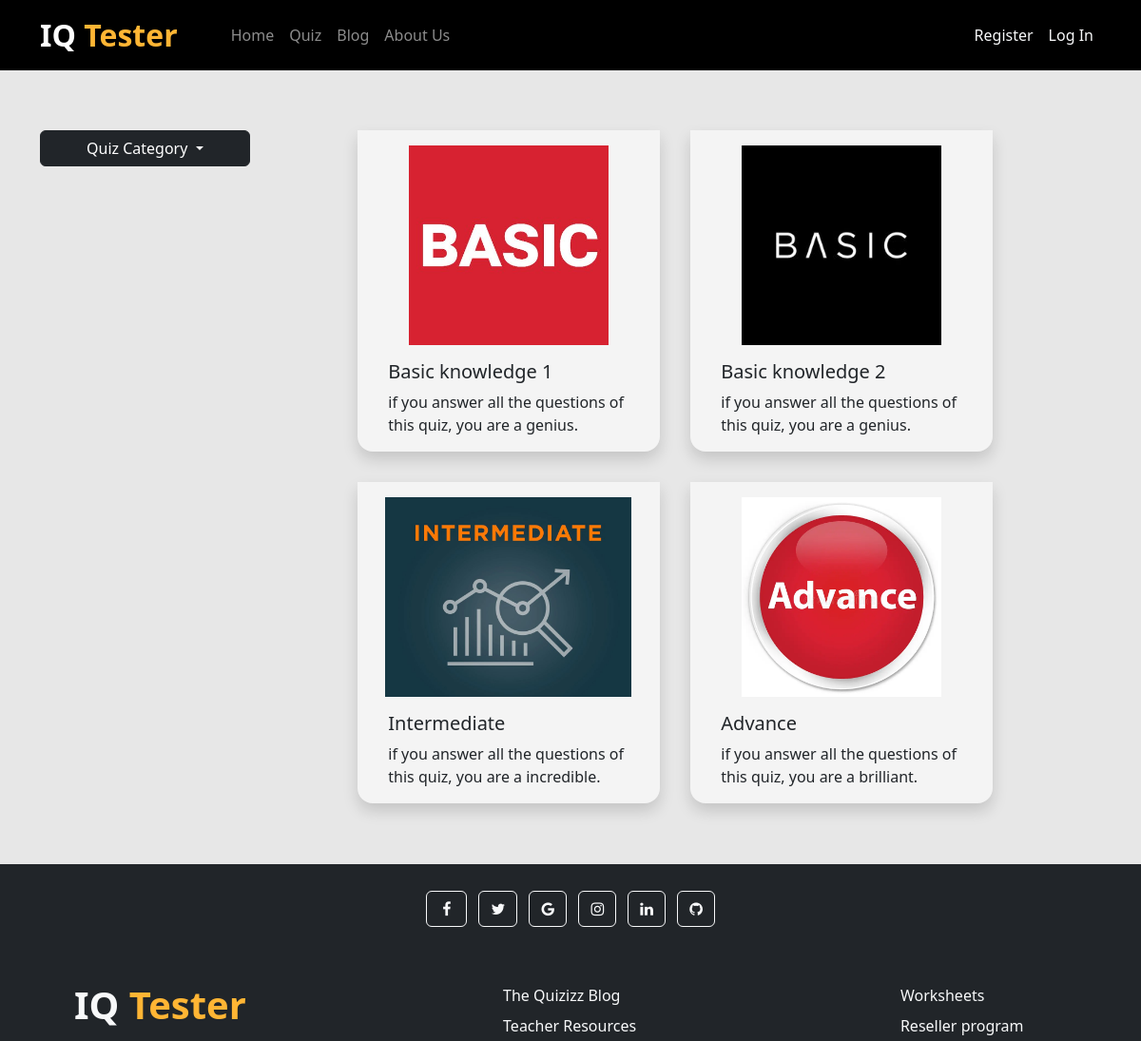
/quizes/ (upper part), run on an earlier commit of the app's database.
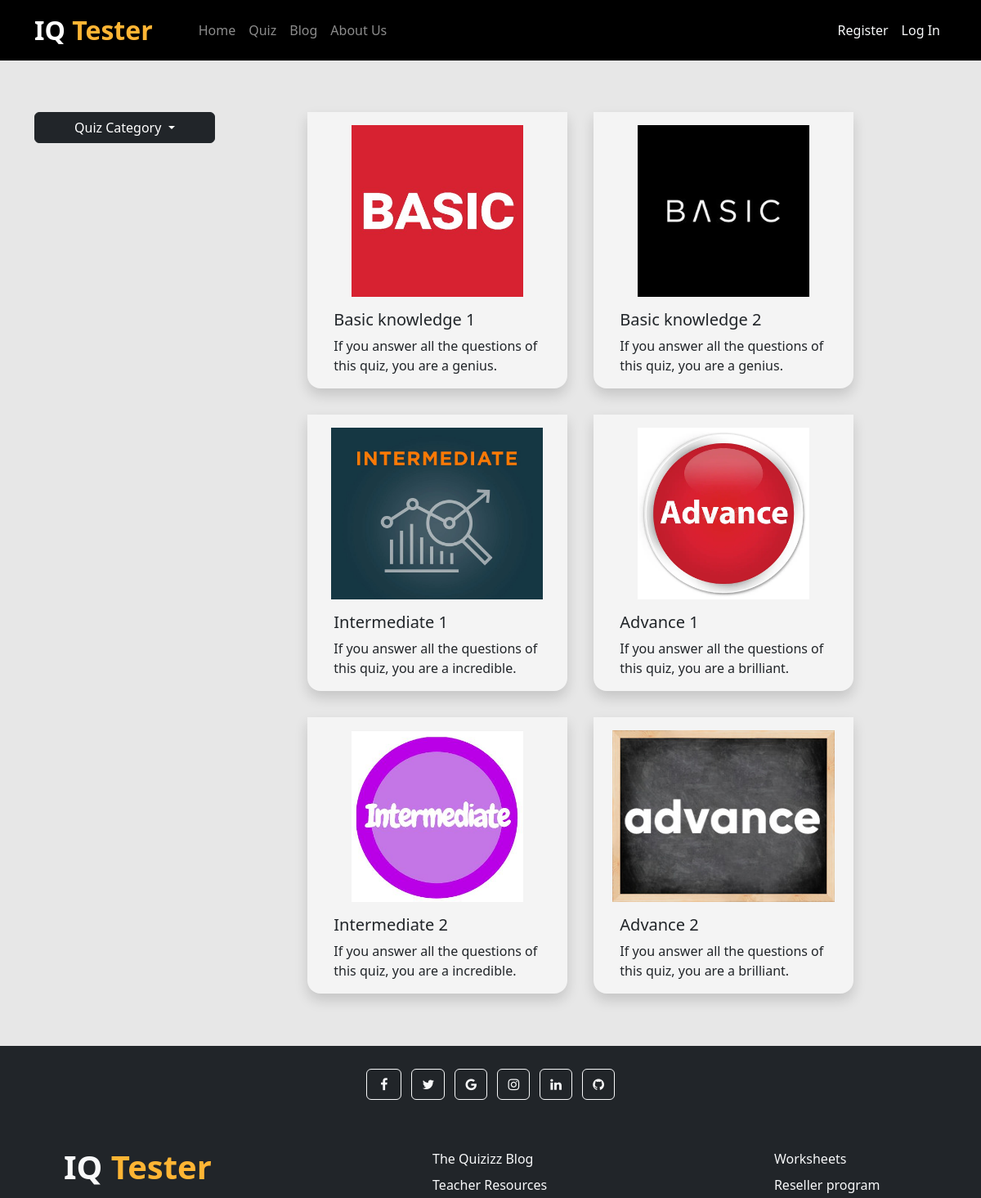
And on a later commit of the database.
### quiz/models.py (models this page shows, shortened)
class Quiz(models.Model):
    title = models.CharField(max_length=100)
    description = models.TextField()
    image = models.ImageField(upload_to='quiz/media/images/', blank=True, null=True)
    category = models.ManyToManyField(Category)
    has_time_limit = models.BooleanField(default=False)
    time_limit_minutes = models.PositiveIntegerField(blank=True, null=True)
    created_at = models.DateTimeField(auto_now_add=True)

### core/views.py (the view)
# urls.py: path('quizes/', quizes, name='quizes'),
def quizes(req, category_slug = None) :
    data = Quiz.objects.all()
    if category_slug is not None :
        cate = Category.objects.get(slug=category_slug)
        data = Quiz.objects.filter(category=cate)
    category = Category.objects.all()
    return render(req, 'quizes.html', {'data' : data, 'category' : category})

### core/templates/quizes.html (shortened to what this page needs)
{% extends "base.html" %}
{% block content %}
<section class="container mt-5">
    <div class="d-lg-flex d-sm-block">
        <div class="dropdown mt-3">
            <button class="btn btn-dark dropdown-toggle px-5" type="button" data-bs-toggle="dropdown" aria-expanded="false">
              Quiz Category
            </button>
        </div>
        <div class="mb-5">
            <div class="d-flex flex-wrap justify-content-center">
            {% for quiz in data %}
            <a href="{% url "quiz_page" quiz.id %}" style="width:350px;" class="p-3 text-decoration-none">
                <div style="background-color:#F4F4F4" class="card border-0 rounded-0 shadow rounded-bottom-4">
                  <div class="p-3">
                    <div class="">
                      <div>
                        <img style="width:285px; height:210px; object-fit: contain;" src="{{quiz.image.url}}" alt="Car Image">
                      </div>
                      <div class="p-3 pb-0">
                        <h5 class="card-title">{{quiz.title}}</h5>
                        <p class="card-text">{{quiz.description | truncatewords:14 }}</p>
                      </div>
                    </div>
                  </div>
                </div>
            </a>
              {% endfor %}
            </div>
          </div>
    </div>
</section>
{% endblock content %}

What changed in the data, as far as the page shows it:
changed Quiz "Basic knowledge 1": description "if you answer all the questions of this quiz, you are a genius." → "If you answer all the questions of this quiz, you are a genius."
changed Quiz "Basic knowledge 2": description "if you answer all the questions of this quiz, you are a genius." → "If you answer all the questions of this quiz, you are a genius."
changed Quiz: title "Intermediate" → "Intermediate 1"; description "if you answer all the questions of this quiz, you are a incredible." → "If you answer all the questions of this quiz, you are a incredible."
changed Quiz: title "Advance" → "Advance 1"; description "if you answer all the questions of this quiz, you are a brilliant." → "If you answer all the questions of this quiz, you are a brilliant."
added Quiz: image (picture), title "Intermediate 2", description "If you answer all the questions of this quiz, you are a incredible."
added Quiz: image (picture), title "Advance 2", description "If you answer all the questions of this quiz, you are a brilliant."
